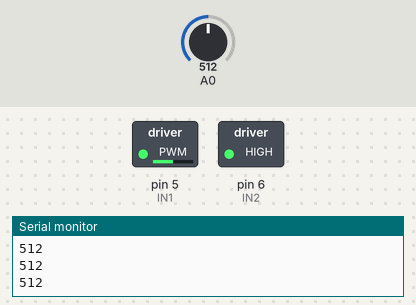
Bench run of a sketch on a simulated Arduino Uno, built with avr-gcc and run on an emulated ATmega328P. Shown: switched loads named in the sketch (green lamp = pin HIGH), the last lines printed to the serial monitor. The inputs (shaded band) are chosen by the test bench; at power-on: A0 = 512.

Above: at 1.2 s.
1.3 s: A0 set to 306
At 2.2 s:
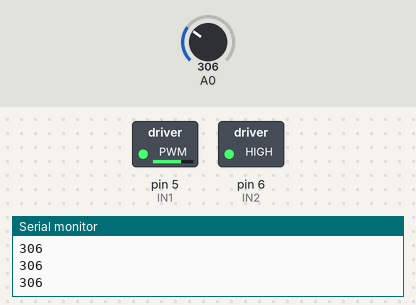
2.8 s: A0 set to 122
At 4.0 s:
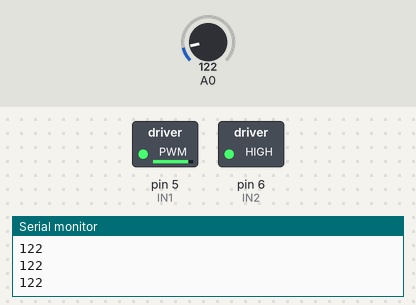
4.3 s: A0 set to 900
At 4.7 s:
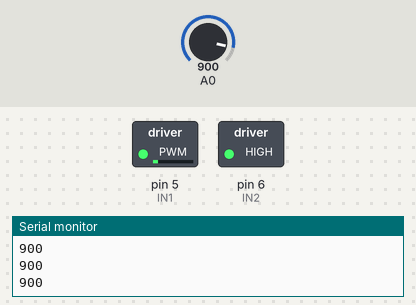
5.8 s: A0 set to 1023
At 6.5 s:
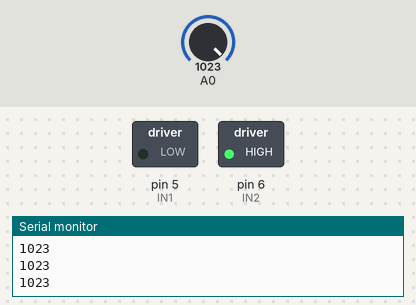
7.3 s: A0 set to 511
At 8.4 s:
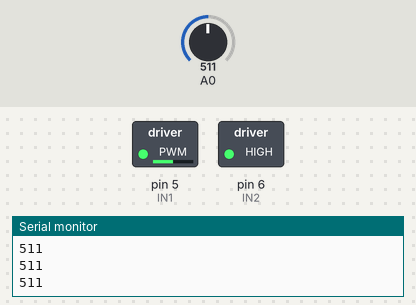
Timing chart, 0 to 9.8 s (numbered marks = the images above; inputs shaded):
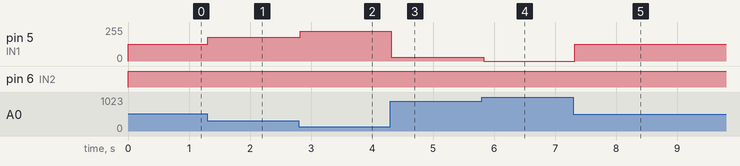

Measured:
- after the input at 1.3 s, pin 5 (IN1): 127/255 → 178/255 at once
- after the input at 2.8 s, pin 5 (IN1): 178/255 → 224/255 at once
- after the input at 4.3 s, pin 5 (IN1): 224/255 → 30/255 at once
- after the input at 5.8 s, pin 5 (IN1): 30/255 → 0/255 at once
- after the input at 7.3 s, pin 5 (IN1): 0/255 → 127/255 at once

The sketch:

motorDC.ino
```cpp
int IN1 = 5;  // Control de velocidad
int IN2 = 6;  // Motor

void setup()
{
    Serial.begin (9600);
    pinMode(IN2, OUTPUT);
}

void loop()
{
    int potentiometerVal = analogRead(A0);
    Serial.println(potentiometerVal);
    activa_motor(potentiometerVal);
}

void activa_motor(int potValue)
{
      int mappedVal = map(potValue,1022,0,0,255);
      // Adelante
      digitalWrite(IN2,HIGH);
      analogWrite(IN1, mappedVal);   //Control de velocidad PWM
      delay(30);
}
```
